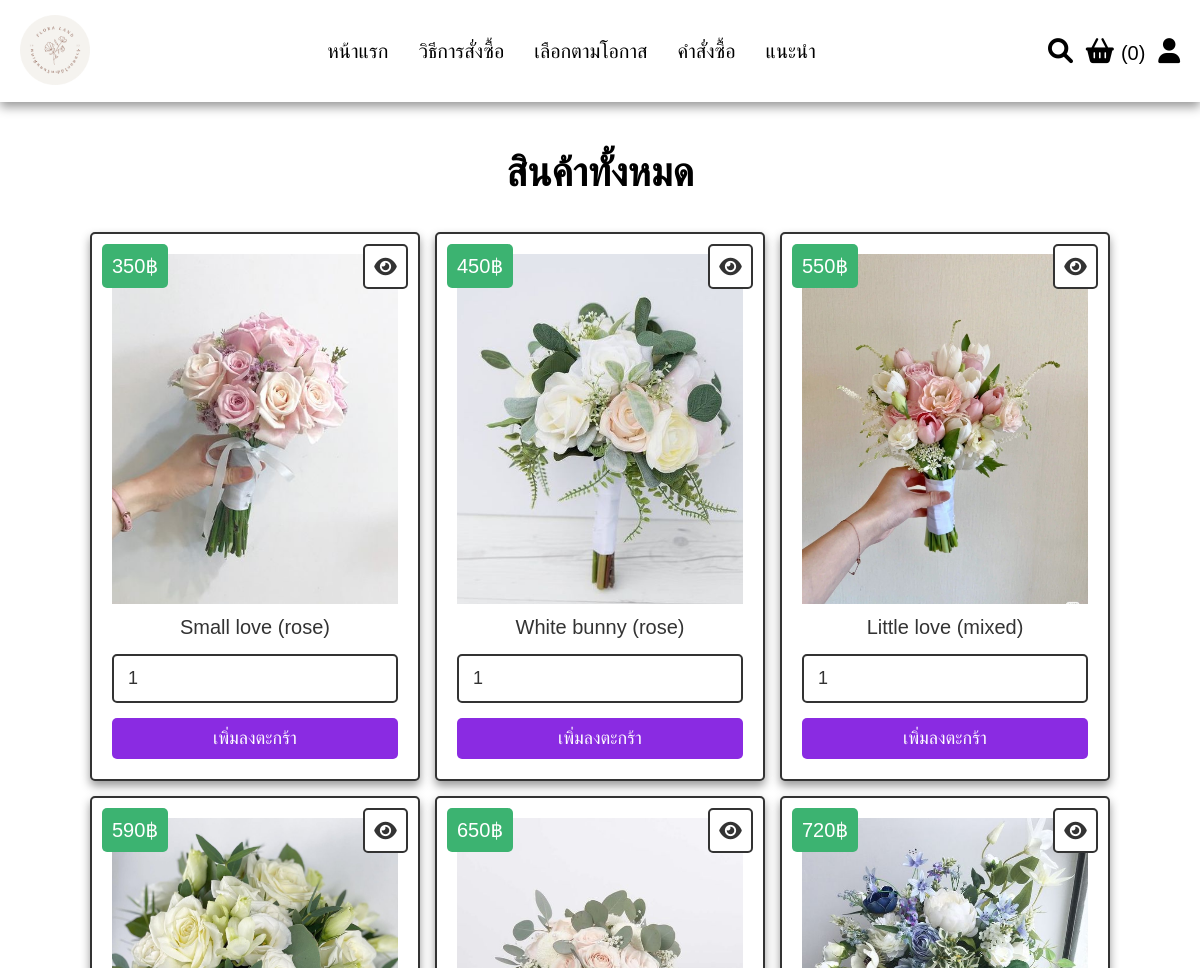
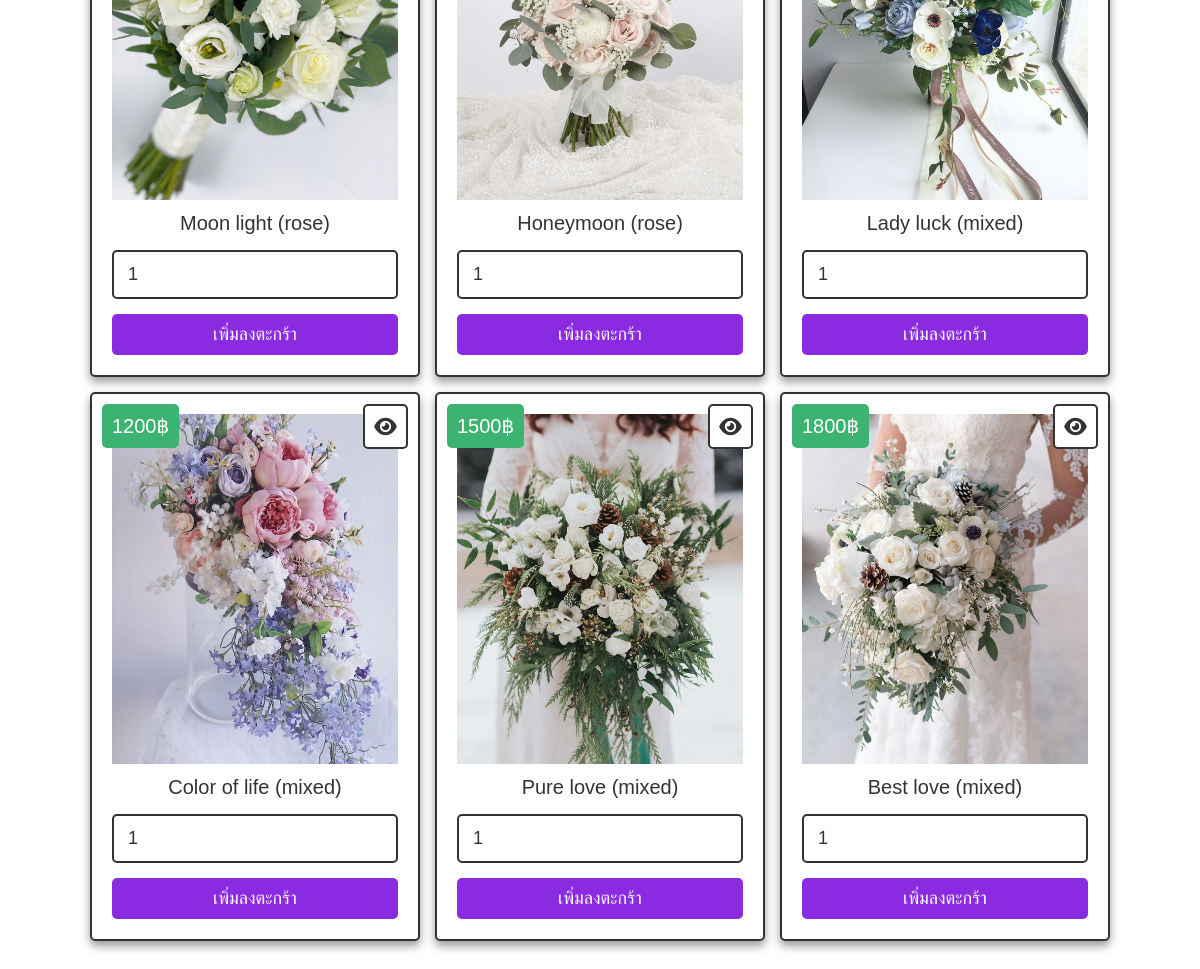
The page /wedding_detail.php on the database its author committed (2 pictures, top to bottom).
### tables this page shows
CREATE TABLE `product` (
  `id` int(100) NOT NULL,
  `name` varchar(100) NOT NULL,
  `details` varchar(500) NOT NULL,
  `price` int(100) NOT NULL,
  `image` varchar(100) NOT NULL,
  `event` char(20) NOT NULL
);

### wedding_detail.php (the view, shortened to what this page needs)
<?php include 'config.php';
?>
<!DOCTYPE html>
<html lang="en">
<head>
   <link rel="stylesheet" href="https://cdnjs.cloudflare.com/ajax/libs/font-awesome/6.0.0/css/all.min.css">
   <link rel="stylesheet" href="css/style.css">
</head>
<body>
<?php include 'header.php'; ?>
<section class="products">
   <h1 class="title">สินค้าทั้งหมด</h1>
   <div class="box-container">
      <?php
         $select_products = mysqli_query($conn, "SELECT * FROM `product` WHERE event = 'p_wedding'") or die('query failed');
         if(mysqli_num_rows($select_products) > 0){
            while($fetch_products = mysqli_fetch_assoc($select_products)){
      ?>
      <form action="" method="POST" class="box">
         <a href="view_page.php?pid=<?php echo $fetch_products['id']; ?>" class="fas fa-eye"></a>
         <div class="price"><?php echo $fetch_products['price']; ?>฿</div>
         <img src="uploaded_img/<?php echo $fetch_products['image']; ?>" alt="" class="image">
         <div class="name"><?php echo $fetch_products['name']; ?></div>
         <input type="number" name="product_quantity" value="1" min="0" class="qty">
         <input type="submit" value="เพิ่มลงตะกร้า" name="add_to_cart" class="btn">
      </form>
      <?php
         }
      }else{
         echo '<p class="empty">ยังไม่มีการเพิ่มสินค้า!</p>';
      }
      ?>
   </div>
</section>
</body>
</html>

### css/style.css (style rules this page uses)
* { margin: 0; padding: 0; box-sizing: border-box; font-family: Verdana, Geneva, Tahoma, sans-serif; outline: none; border: none; text-decoration: none; transition: .2s linear; }
html { font-size: 62.5%; scroll-behavior: smooth; scroll-padding-top: 6rem; overflow-x: hidden; }
body { background: #fff; }
section { padding: 3rem 2rem; }
.home .content span,h1 { font-size: 3.5rem; color: white; padding: 1rem 0; line-height: 1.5; }
.btn, .delete-btn, .option-btn { display: inline-block; border-radius: .5rem; margin-top: 1rem; font-size: 1.8rem; color:#fff; cursor: pointer; padding:1rem 3rem; }
.btn { background-color: #8A2BE2; }
.title { text-align: center; margin-bottom: 2rem; color: #000; font-size: 4rem; }
.products .box-container { max-width: 1200px; margin:0 auto; display: grid; grid-template-columns: repeat(auto-fit, 33rem); gap: 1.5rem; align-items: flex-start; justify-content: center; }
.products .box-container .box { background-color: #fff; border:.2rem solid #333; box-shadow: 0 .5rem 1rem #999; border-radius: .5rem; padding:2rem; text-align: center; position: relative; }
.products .box-container .box .image { height: 35rem; width: 100%; object-fit: cover; }
.products .box-container .box .fa-eye, .products .box-container .box .price { position: absolute; top:1rem; border-radius: .5rem; }
.products .box-container .box .price { font-size: 2rem; padding:1rem; background-color: #3CB371; color:#fff; left:1rem; }
.products .box-container .box .fa-eye { right:1rem; height: 4.5rem; width: 4.5rem; line-height: 4.2rem; font-size: 2rem; background-color: #fff; color:#333; border:.2rem solid #333; }
.products .box-container .box .name { margin:1rem; font-size: 2rem; color:#333; }
.products .box-container .box .qty { width: 100%; padding:1.2rem 1.4rem; font-size: 1.8rem; color:#333; border:.2rem solid #333; border-radius: .5rem; margin:.5rem 0; }
.products .box-container .box .btn, .products .box-container .box .option-btn { width: 100%; }

### rows shown on the page
product: price "350", image (picture), name "Small love (rose)"
product: price "450", image (picture), name "White bunny (rose)"
product: price "550", image (picture), name "Little love (mixed)"
product: price "590", image (picture), name "Moon light (rose)"
product: price "650", image (picture), name "Honeymoon (rose)"
product: price "720", image (picture), name "Lady luck (mixed)"
product: price "1200", image (picture), name "Color of life (mixed)"
product: price "1500", image (picture), name "Pure love (mixed)"
product: price "1800", image (picture), name "Best love (mixed)"

### other values the page prints
$cart_num_rows "0"
